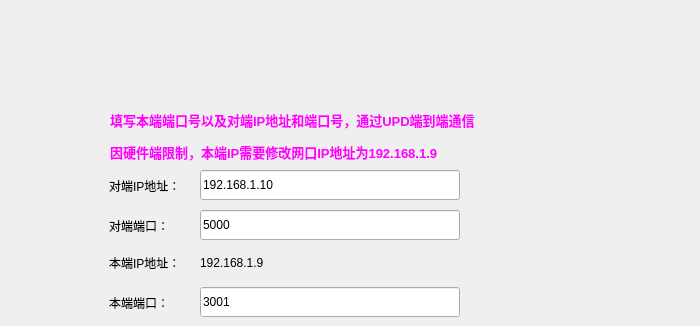
    <widget class="QWidget" name="tab_12">
     <attribute name="title">
      <string>连接服务器</string>
     </attribute>
     <widget class="QLabel" name="label_3">
      <property name="geometry">
       <rect>
        <x>110</x>
        <y>110</y>
        <width>581</width>
        <height>51</height>
       </rect>
      </property>
      <property name="styleSheet">
       <string notr="true">font: 9pt &quot;Arial&quot;;
color: rgb(255, 0, 127);</string>
      </property>
      <property name="text">
       <string>&lt;html&gt;&lt;head/&gt;&lt;body&gt;&lt;p&gt;&lt;span style=&quot; font-size:10pt; font-weight:700; color:#ff00ff;&quot;&gt;填写本端端口号以及对端IP地址和端口号，通过UPD端到端通信&lt;/span&gt;&lt;/p&gt;&lt;p&gt;&lt;span style=&quot; font-size:10pt; font-weight:700; color:#ff00ff;&quot;&gt;因硬件端限制，本端IP需要修改网口IP地址为192.168.1.9&lt;/span&gt;&lt;/p&gt;&lt;/body&gt;&lt;/html&gt;</string>
      </property>
     </widget>
     <widget class="QLabel" name="label_4">
      <property name="geometry">
       <rect>
        <x>109</x>
        <y>213</y>
        <width>71</width>
        <height>25</height>
       </rect>
      </property>
      <property name="styleSheet">
       <string notr="true">font: 9pt &quot;Arial&quot;;</string>
      </property>
      <property name="text">
       <string>对端端口：</string>
      </property>
     </widget>
     <widget class="QLineEdit" name="lineEdit_Port">
      <property name="geometry">
       <rect>
        <x>200</x>
        <y>210</y>
        <width>260</width>
        <height>30</height>
       </rect>
      </property>
      <property name="styleSheet">
       <string notr="true">font: 10pt &quot;Arial&quot;;</string>
      </property>
      <property name="text">
       <string>5000</string>
      </property>
     </widget>
     <widget class="QLineEdit" name="lineEdit_IP">
      <property name="geometry">
       <rect>
        <x>200</x>
        <y>170</y>
        <width>260</width>
        <height>30</height>
       </rect>
      </property>
      <property name="styleSheet">
       <string notr="true">font: 10pt &quot;Arial&quot;;</string>
      </property>
      <property name="text">
       <string>192.168.1.10</string>
      </property>
     </widget>
     <widget class="QLabel" name="label_16">
      <property name="geometry">
       <rect>
        <x>109</x>
        <y>173</y>
        <width>71</width>
        <height>25</height>
       </rect>
      </property>
      <property name="styleSheet">
       <string notr="true">font: 9pt &quot;Arial&quot;;</string>
      </property>
      <property name="text">
       <string>对端IP地址：</string>
      </property>
     </widget>
     <widget class="QLabel" name="label_20">
      <property name="geometry">
       <rect>
        <x>109</x>
        <y>290</y>
        <width>71</width>
        <height>25</height>
       </rect>
      </property>
      <property name="styleSheet">
       <string notr="true">font: 9pt &quot;Arial&quot;;</string>
      </property>
      <property name="text">
       <string>本端端口：</string>
      </property>
     </widget>
     <widget class="QLineEdit" name="lineEdit_Port_2">
      <property name="geometry">
       <rect>
        <x>200</x>
        <y>287</y>
        <width>260</width>
        <height>30</height>
       </rect>
      </property>
      <property name="styleSheet">
       <string notr="true">font: 10pt &quot;Arial&quot;;</string>
      </property>
      <property name="text">
       <string>3001</string>
      </property>
     </widget>
     <widget class="QLabel" name="label_21">
      <property name="geometry">
       <rect>
        <x>109</x>
        <y>250</y>
        <width>71</width>
        <height>25</height>
       </rect>
      </property>
      <property name="styleSheet">
       <string notr="true">font: 9pt &quot;Arial&quot;;</string>
      </property>
      <property name="text">
       <string>本端IP地址：</string>
      </property>
     </widget>
     <widget class="QLabel" name="label_22">
      <property name="geometry">
       <rect>
        <x>200</x>
        <y>250</y>
        <width>261</width>
        <height>25</height>
       </rect>
      </property>
      <property name="styleSheet">
       <string notr="true">font: 9pt &quot;Arial&quot;;</string>
      </property>
      <property name="text">
       <string>192.168.1.9</string>
      </property>
     </widget>
    </widget>
